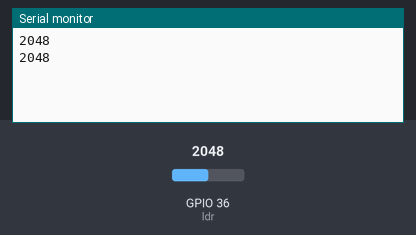
Simulated run of this sketch. Board: ESP32. Parts: the last lines printed to the serial monitor. The inputs (shaded band) are chosen by the test bench; at power-on: GPIO 36 (ldr) = 2048.

Above: at 1.8 s.
1.9 s: GPIO 36 (ldr) set to 2866
At 2.8 s:
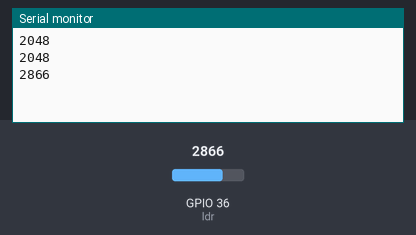
3.4 s: GPIO 36 (ldr) set to 3603
At 4.8 s:
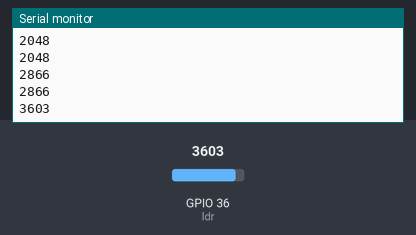
Timing chart, 0 to 6.4 s (numbered marks = the images above; inputs shaded):
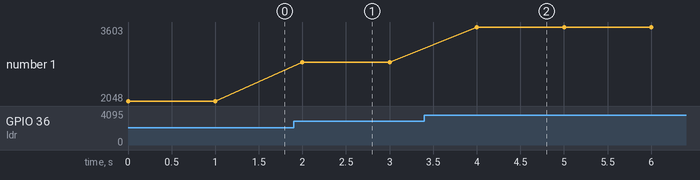

The sketch:

esp32_lab5.ino
```cpp
int ldr = 36;

void setup() {
  Serial.begin(9600);

}

void loop() {
  int x = analogRead(ldr);
  Serial.println(x);
  delay(1000);

}
```

Measured:
- after the input at 1.9 s, the serial monitor: prints a new line after 0.10 s (image 1)
- after the input at 3.4 s, the serial monitor: prints a new line after 0.60 s (image 2)
- plotted number 1: 2048 → 2866 after the input at 1.9 s, 2866 → 3603 after the input at 3.4 s
